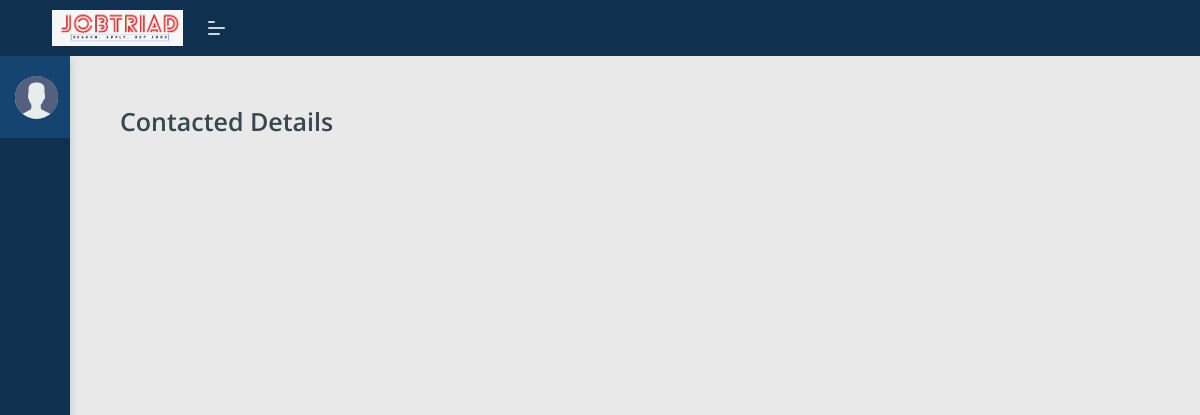
The app's page /contact_us_details (signed in), older data.
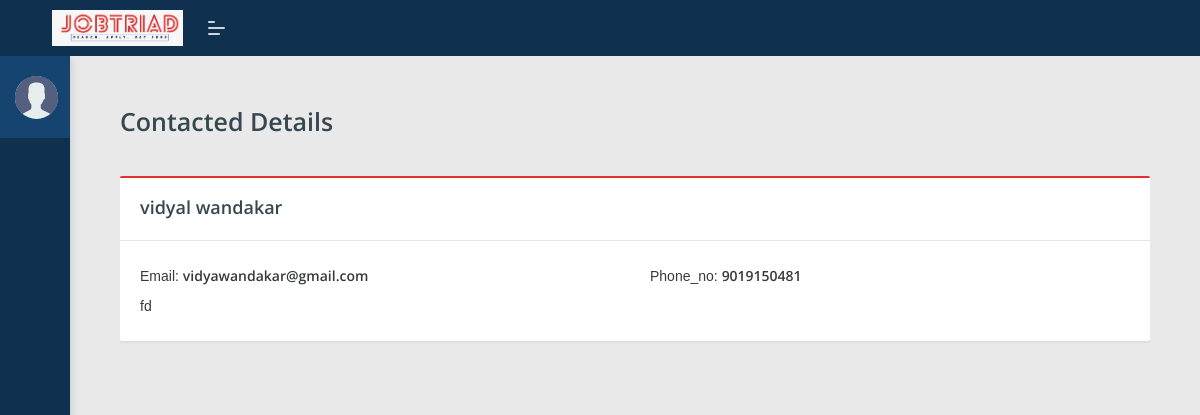
The same page, newer data.
### external_jobs/models.py (models this page shows)
class Contact_us(models.Model):
    name = models.CharField(max_length=500, blank=True)
    email= models.CharField(max_length=250, blank=True)
    phone_no = models.CharField(max_length=100, blank=True)
    message = models.CharField(max_length=5000, blank=True)

### external_jobs/views.py (the view)
# urls.py: path('contact_us_details',views.contact_us_details,name='contact_us_details'),
@login_required
def contact_us_details(request):
    data = Contact_us.objects.all()
    username= request.user.username
    return render(request, 'contact_us_details.html', {'data': data,'username':username})

### external_jobs/templates/contact_us_details.html (shortened to what this page needs)
{% extends 'admin_base.html' %}
{% block content %}
<div class="pcoded-wrapper">
    <div class="pcoded-content">
        <div class="pcoded-inner-content">
            <div class="main-body">
                <div class="page-wrapper">
                    <div class="page-header">
                        <div class="page-block">
                            <div class="row align-items-center">
                                <div class="col-md-12">
                                    <div class="page-header-title">
                                        <h4 class="m-b-10" style="font-size: 25px;">
                                            <strong>Contacted Details</strong>
                                        </h4>
                                    </div>
                                </div>
                            </div>
                        </div>
                    </div>
                    <div class="row">
                        {% for i in data %}
                        <div class="col-md-12">
                            <div class="card">
                                <div class="card-header">
                                    <h5 style="font-size: 18px;"><strong>{{ i.name }}</strong></h5>
                                </div>
                                <div class="card-body">
                                    <div class="row" style="line-height: 30px;">
                                        <div class="col-6">Email: <strong>{{ i.email }}</strong></div>
                                        <div class="col-6">Phone_no: <strong>{{ i.phone_no }} </strong></div>
                                    </div>
                                    <div class="row" style="line-height: 30px;">
                                        <div class="col-6">{{ i.message }}</div>
                                    </div>
                                </div>
                            </div>
                        </div>
                        {% endfor %}
                    </div>
                </div>
            </div>
        </div>
    </div>
</div>
{% endblock %}

Row changes from the older to the newer data that the page shows:
added Contact_us: name "vidyal wandakar", email "vidyawandakar@gmail.com", phone_no "9019150481", message "fd"
